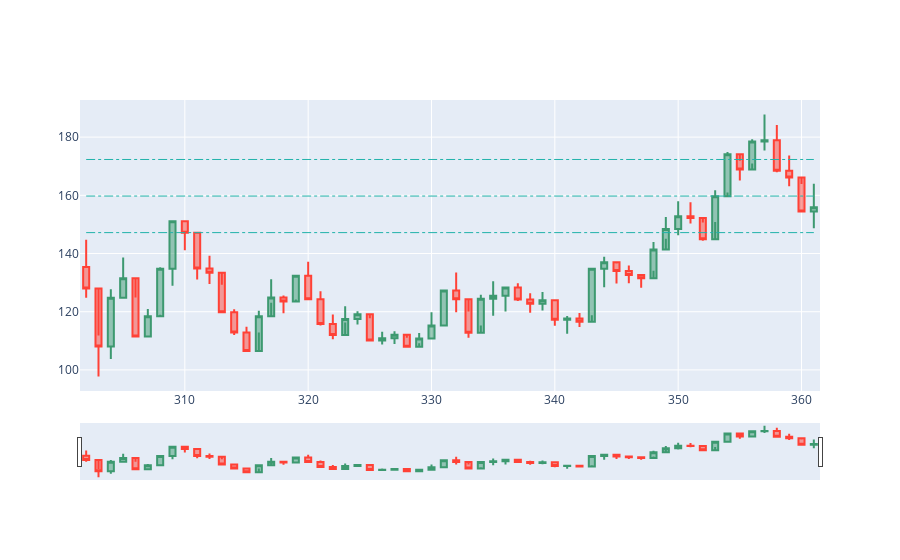

Notebook code cell kept with this figure:
### Code cell
fig.add_shape(
        # Line Horizontal
            type="line",
            x0=fib.index.min(),
            y0= val_382,
            x1=fib.index.max(),
            y1=val_382,
            line=dict(
                color="LightSeaGreen",
                width=1,
                dash="dashdot",
            ),
)
fig.add_shape(
        # Line Horizontal
            type="line",
            x0=fib.index.min(),
            y0= val_50,
            x1=fib.index.max(),
            y1=val_50,
            line=dict(
                color="LightSeaGreen",
                width=1,
                dash="dashdot",
            ),
)
fig.add_shape(
        # Line Horizontal
            type="line",
            x0=fib.index.min(),
            y0= val_618,
            x1=fib.index.max(),
            y1=val_618,
            line=dict(
                color="LightSeaGreen",
                width=1,
                dash="dashdot",
            ),
)
fig.show();

### Figure 1 — Plotly figure (JSON) as saved in the notebook; plotly's stock layout.template omitted (floating-point values rounded to 4 significant figures)
{"data": [{"close": [128, 108.0, 124.8, 131.5, 111.5, 118.5, 134.8, 151.1, 147.2, 134.8, 133.3, 119.8, 112.9, 106.5, 118.5, 124.9, 123.5, 132.4, 124.3, 115.8, 112, 117.5, 119.2, 110.2, 110.9, 112.0, 108.0, 110.8, 115.2, 127.3, 124.3, 112.8, 124.5, 125.5, 128.3, 124.2, 122.7, 123.9, 117.2, 117.7, 116.5, 134.8, 137, 134, 132.7, 131.5, 141.4, 148.4, 152.8, 152.2, 144.9, 159.7, 174.2, 168.8, 178.4, 178.9, 168.4, 166.1, 154.4, 155.9], "high": [144.7, 111.8, 127.8, 138.6, 124.9, 121.0, 135.3, 151.1, 150.9, 147.5, 139.2, 129.2, 120.8, 114.8, 120.3, 131.2, 125.6, 132.7, 137.2, 127, 119.0, 121.9, 120.2, 117.8, 113.1, 113.2, 111.0, 112.7, 119.8, 127.3, 133.5, 120.1, 125.8, 130.5, 128.6, 129.8, 126.3, 126.8, 123.7, 118.5, 119.5, 134.8, 138.9, 136.6, 135.8, 132.4, 144, 152.6, 158, 157.7, 150.7, 161.7, 174.8, 171.8, 179.3, 187.8, 184.2, 173.7, 163.8, 163.9], "low": [124.8, 97.76, 103.8, 124.6, 111.3, 111.5, 119.0, 128.9, 141.2, 131.1, 129.6, 119.5, 112, 106.4, 112.8, 123.1, 119.5, 124.2, 124.3, 115.3, 110.5, 116.3, 115.6, 110.2, 108.8, 108.9, 107.8, 109.2, 110.8, 115.0, 119.8, 111.1, 115.2, 118.6, 120.1, 123.7, 119.7, 120.4, 115.2, 112.4, 114.8, 118.8, 128.4, 129.7, 129.8, 128.2, 134.1, 145.1, 146.3, 150.3, 144.4, 150.8, 161, 165.1, 170.9, 175.4, 167.9, 163.1, 154.4, 148.7], "open": [135.3, 128, 108.0, 124.8, 131.5, 111.5, 118.5, 134.8, 151.1, 147.2, 134.8, 133.3, 119.8, 112.9, 106.5, 118.5, 124.9, 123.5, 132.4, 124.3, 115.8, 112, 117.5, 119.2, 110.2, 110.9, 112.0, 108.0, 110.8, 115.2, 127.3, 124.3, 112.8, 124.5, 125.5, 128.3, 124.2, 122.7, 123.9, 117.2, 117.7, 116.5, 134.8, 137, 134, 132.7, 131.5, 141.4, 148.4, 152.8, 152.2, 144.9, 159.7, 174.2, 168.8, 178.4, 178.9, 168.4, 166.1, 154.4], "type": "candlestick", "x": [302, 303, 304, 305, 306, 307, 308, 309, 310, 311, 312, 313, 314, 315, 316, 317, 318, 319, 320, 321, 322, 323, 324, 325, 326, 327, 328, 329, 330, 331, 332, 333, 334, 335, 336, 337, 338, 339, 340, 341, 342, 343, 344, 345, 346, 347, 348, 349, 350, 351, 352, 353, 354, 355, 356, 357, 358, 359, 360, 361]}], "layout": {"autosize": true, "shapes": [{"line": {"color": "LightSeaGreen", "dash": "dashdot", "width": 1}, "type": "line", "x0": 302, "x1": 361, "y0": 147.2, "y1": 147.2}, {"line": {"color": "LightSeaGreen", "dash": "dashdot", "width": 1}, "type": "line", "x0": 302, "x1": 361, "y0": 159.8, "y1": 159.8}, {"line": {"color": "LightSeaGreen", "dash": "dashdot", "width": 1}, "type": "line", "x0": 302, "x1": 361, "y0": 172.3, "y1": 172.3}], "xaxis": {"autorange": true, "range": [301.5, 361.5], "rangeslider": {"autorange": true, "range": [301.5, 361.5], "yaxis": {"_template": null, "rangemode": "match"}}, "type": "linear"}, "yaxis": {"autorange": true, "range": [92.76, 192.7]}}}
